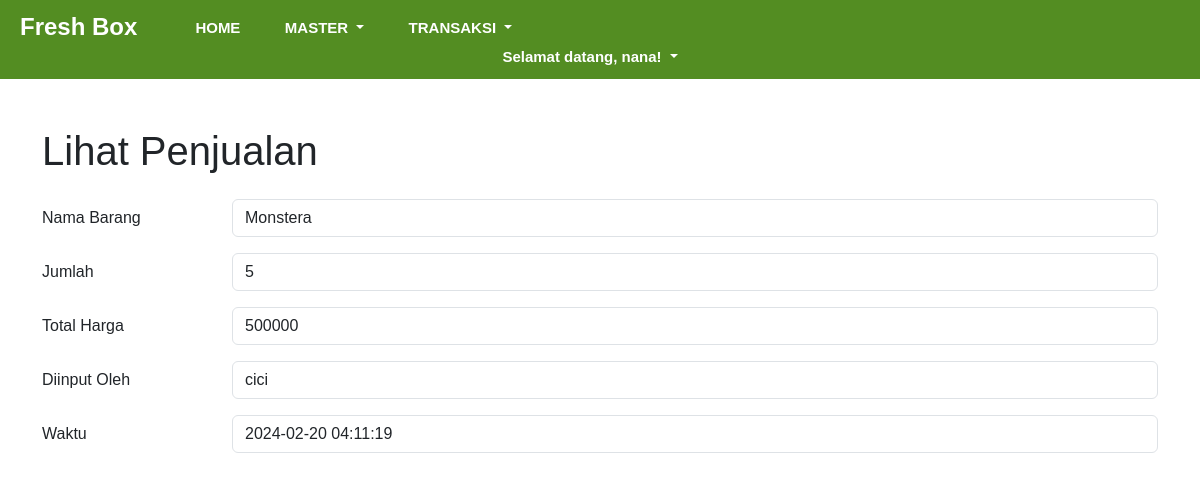
The page /read-penjualan.php?id=1 (signed in) on the database its author committed.
### tables this page shows
CREATE TABLE `penjualan` (
  `id` int(10) UNSIGNED NOT NULL,
  `id_barang` int(10) UNSIGNED NOT NULL,
  `jumlah` int(10) UNSIGNED NOT NULL,
  `total_harga` int(10) UNSIGNED NOT NULL,
  `id_staff` int(10) UNSIGNED NOT NULL,
  `id_pelanggan` int(10) UNSIGNED NOT NULL,
  `created_at` timestamp NOT NULL DEFAULT current_timestamp(),
  `updated_at` timestamp NULL DEFAULT NULL ON UPDATE current_timestamp()
);

CREATE TABLE `barang` (
  `id` int(11) UNSIGNED NOT NULL,
  `nama` varchar(50) NOT NULL,
  `kategori` enum('tanaman hias','tanaman aromatik','tanaman herbal') NOT NULL,
  `stok` int(10) UNSIGNED NOT NULL,
  `harga` int(10) UNSIGNED NOT NULL,
  `created_at` timestamp NOT NULL DEFAULT current_timestamp(),
  `updated_at` timestamp NULL DEFAULT NULL ON UPDATE current_timestamp()
);

CREATE TABLE `user` (
  `id` int(11) UNSIGNED NOT NULL,
  `username` varchar(50) NOT NULL,
  `password` varchar(255) NOT NULL,
  `level` enum('admin','keuangan','logistik') NOT NULL,
  `created_at` timestamp NOT NULL DEFAULT current_timestamp(),
  `updated_at` timestamp NULL DEFAULT NULL ON UPDATE current_timestamp()
);

### read-penjualan.php (the view, shortened to what this page needs)
<!DOCTYPE html>
<html lang="en">
<head>
    <link href="https://cdn.jsdelivr.net/npm/bootstrap@5.3.0-alpha1/dist/css/bootstrap.min.css" rel="stylesheet">
</head>
<body>
    <?php include "menu.php"; ?>
    <?php
    require "koneksi.php";
    $id = $_GET["id"];
    $sql = "SELECT penjualan.id, barang.nama as nama_barang, penjualan.jumlah, penjualan.total_harga, user.username, penjualan.created_at FROM barang JOIN penjualan on barang.id = penjualan.id_barang JOIN user ON user.id = penjualan.id_staff WHERE penjualan.id = '$id'";
    $query = mysqli_query($koneksi, $sql);
    $penjualan = mysqli_fetch_array($query);
    ?>
    <div class="container mt-5">
        <h1 class="mb-4">Lihat Penjualan</h1>
        <form>
            <div class="mb-3 row">
                <label for="namaBarang" class="col-sm-2 col-form-label">Nama Barang</label>
                <div class="col-sm-10">
                    <input readonly type="text" class="form-control" id="namaBarang" value="<?= $penjualan["nama_barang"] ?>">
                </div>
            </div>
            <div class="mb-3 row">
                <label for="jumlah" class="col-sm-2 col-form-label">Jumlah</label>
                <div class="col-sm-10">
                    <input readonly type="text" class="form-control" id="jumlah" value="<?= $penjualan["jumlah"] ?>">
                </div>
            </div>
            <div class="mb-3 row">
                <label for="totalHarga" class="col-sm-2 col-form-label">Total Harga</label>
                <div class="col-sm-10">
                    <input readonly type="text" class="form-control" id="totalHarga" value="<?= $penjualan["total_harga"] ?>">
                </div>
            </div>
            <div class="mb-3 row">
                <label for="diinputOleh" class="col-sm-2 col-form-label">Diinput Oleh</label>
                <div class="col-sm-10">
                    <input readonly type="text" class="form-control" id="diinputOleh" value="<?= $penjualan["username"] ?>">
                </div>
            </div>
            <div class="mb-3 row">
                <label for="waktu" class="col-sm-2 col-form-label">Waktu</label>
                <div class="col-sm-10">
                    <input readonly type="text" class="form-control" id="waktu" value="<?= $penjualan["created_at"] ?>">
                </div>
            </div>
        </form>
    </div>
</body>
</html>

### menu.php (style rules this page uses)
* { margin: 0; padding: 0; box-sizing: border-box; }
body { font-family: "Poppins", sans-serif; }

### rows shown on the page
penjualan: id_barang.nama "Monstera", jumlah "5", total_harga "500000", id_staff.username "cici", created_at "2024-02-20 04:11:19"

### other values the page prints
$_SESSION["username"] "nana"
